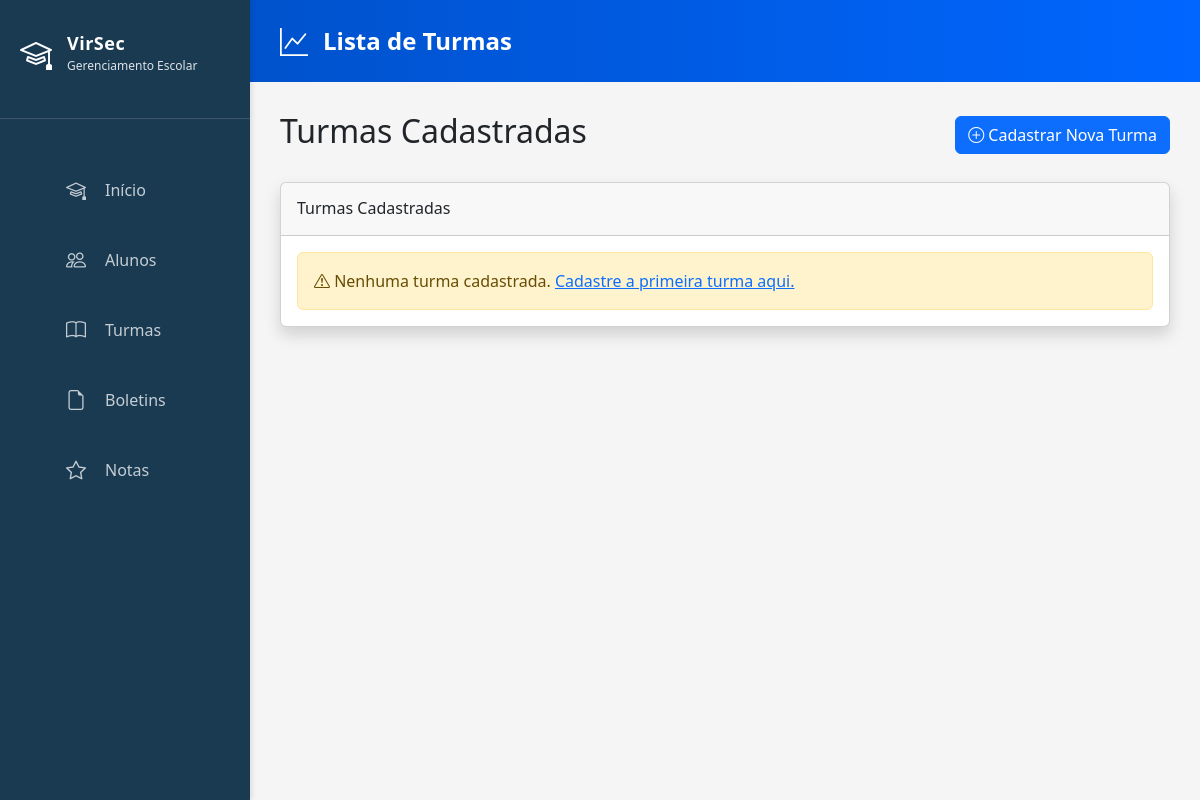
The app's page /turmas/lista/, older data.
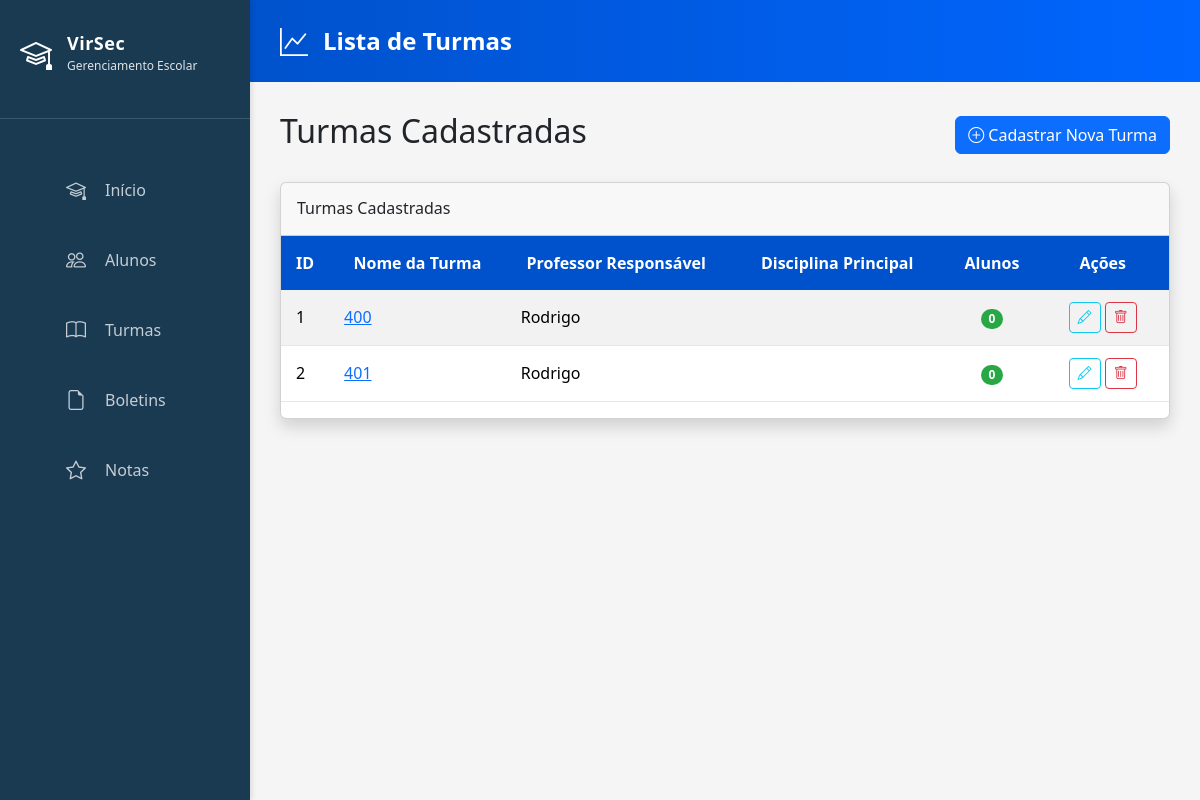
The same page, newer data.
### turmas/models.py (models this page shows, shortened)
class Turma(models.Model):
    nome = models.CharField(max_length=100, unique=True)
    descricao = models.TextField(blank=True, null=True)
    professor = models.ForeignKey('professores.Professor', on_delete=models.SET_NULL, null=True, blank=True,related_name='turmas')

### professores/models.py (models this page shows, shortened)
class Professor(models.Model):
    nome = models.CharField(max_length=100)
    email = models.EmailField(unique=True)

### turmas/views.py (the view)
# urls.py: path('lista/', TurmaListView.as_view(), name='turma_list'),
class TurmaListView(ListView):
    model = Turma
    template_name = 'turma_list.html'
    context_object_name = 'turmas'
    def get_queryset(self):
        queryset = Turma.objects.select_related('professor').annotate(
            num_alunos=Count('alunos') # 'alunos' é o related_name do ForeignKey em Aluno
        )
        return queryset

### turmas/templates/turma_list.html
{% extends "base.html" %}
{% load static %}
{% block header_title %}Lista de Turmas{% endblock header_title %}
{% block content %}
<div class="d-flex justify-content-between align-items-center mb-4">
    <h2>Turmas Cadastradas</h2>
    <a href="{% url 'turmas:turma_cadastrar' %}" class="btn btn-primary">
        <i class="bi bi-plus-circle"></i> Cadastrar Nova Turma
    </a>
</div>
<div class="card shadow mb-4">
    <div class="card-header py-3">
        <h6 class="m-0 font-weight-bold">Turmas Cadastradas</h6>
    </div>
    <div class="card-body p-0">
        <div class="table-responsive">
            {% if turmas %}
            <table class="table table-striped table-hover">
                <thead>
                    <tr>
                        <th style="width: 5%;">ID</th>
                        <th style="width: 20%;">Nome da Turma</th>
                        <th style="width: 25%;">Professor Responsável</th>
                        <th style="width: 25%;">Disciplina Principal</th>
                        <th style="width: 10%; text-align: center;">Alunos</th>
                        <th style="width: 15%; text-align: center;">Ações</th>
                    </tr>
                </thead>
                <tbody>
                    {% for turma in turmas %}
                    <tr>
                        <td>{{ turma.id }}</td>
                        <td>
                            <a href="{% url 'turmas:turma_detail' pk=turma.pk %}" class="text-primary font-weight-bold">
                                {{ turma.nome }}
                            </a>
                        </td>
                        <td>{{ turma.professor.nome }}</td>
                        <td>{{ turma.disciplina.nome }}</td>
                        <td style="text-align: center;">
                            <span class="badge bg-success rounded-pill">{{ turma.num_alunos }}</span>
                        </td>
                        <td style="text-align: center;">
                            <a href="{% url 'turmas:turma_editar' turma.pk %}" class="btn btn-sm btn-outline-info" title="Editar Turma">
                                <i class="bi bi-pencil"></i>
                            </a>
                            <a href="{% url 'turmas:turma_deletar' turma.pk %}" class="btn btn-sm btn-outline-danger" title="Excluir Turma">
                                <i class="bi bi-trash"></i>
                            </a>
                        </td>
                    </tr>
                    {% endfor %}
                </tbody>
            </table>
            {% else %}
            <div class="alert alert-warning m-3" role="alert">
                <i class="bi bi-exclamation-triangle"></i> Nenhuma turma cadastrada.
                <a href="{% url 'turmas:turma_cadastrar' %}">Cadastre a primeira turma aqui.</a>
            </div>
            {% endif %}
        </div>
    </div>
</div>
{% endblock content %}

### templates/base.html (shortened to what this page needs)
{% load static %}
<!DOCTYPE html>
<html lang="pt-br">
    <head>
        <link rel="stylesheet" href="{% static 'css/base.css' %}">
        <link href="https://cdn.jsdelivr.net/npm/bootstrap@5.3.3/dist/css/bootstrap.min.css" rel="stylesheet"
>
        <link rel="stylesheet" href="https://cdn.jsdelivr.net/npm/bootstrap-icons@1.11.3/font/bootstrap-icons.min.css">
    </head>
    <body>
        <div class="sidebar">
            <div class="sidebar-logo">
                <i class="bi bi-mortarboard"></i>
                <div class="sidebar-logo-text">
                    <h5>VirSec</h5>
                    <small>Gerenciamento Escolar</small>
                </div>
            </div>
            <ul class="sidebar-nav">
                <li><a href="{% url 'index' %}"><i class="bi bi-mortarboard"></i> Início</a></li>
                <li><a href="{% url 'alunos:aluno_list' %}"><i class="bi bi-people"></i> Alunos</a></li>
                <li><a href="{% url 'turmas:turma_list' %}"><i class="bi bi-book"></i> Turmas</a></li>
                <li><a href="#"><i class="bi bi-file-earmark"></i> Boletins</a></li>
                <li><a href="{% url 'notas:lancar_notas' %}"><i class="bi bi-star"></i> Notas</a></li>
            </ul>
        </div>
        <div id="content-wrapper">
            <div class="top-header">
                <i class="bi bi-graph-up"></i>
                <h1>{% block header_title %}Dashboard de Gerenciamento{% endblock header_title %}</h1>
            </div>
            <div class="main-content">
                {% block content %}
                {% endblock content %}
            </div>
        </div>
    </body>
</html>

### static/css/base.css (style rules this page uses)
* { margin: 0; padding: 0; box-sizing: border-box; }
body { background-color: #f5f5f5; font-family: 'Segoe UI', Tahoma, Geneva, Verdana, sans-serif; display: flex; }
.sidebar { background-color: #1a3a52; width: 250px; min-height: 100vh; position: fixed; left: 0; top: 0; padding: 30px 0; box-shadow: 2px 0 5px rgba(0, 0, 0, 0.1); overflow-y: auto; }
.sidebar-logo { display: flex; align-items: center; gap: 15px; color: white; padding: 0 20px 40px 20px; border-bottom: 1px solid rgba(255, 255, 255, 0.15); margin-bottom: 40px; }
.sidebar-logo i { font-size: 32px; }
.sidebar-logo-text { display: flex; flex-direction: column; }
.sidebar-logo-text h5 { margin: 0; font-size: 18px; font-weight: 700; letter-spacing: 0.5px; }
.sidebar-logo-text small { font-size: 12px; opacity: 0.85; margin-top: 2px; }
.sidebar-nav { list-style: none; }
.sidebar-nav li { margin: 0; }
.sidebar-nav a { display: flex; align-items: center; gap: 15px; color: rgba(255, 255, 255, 0.75); text-decoration: none; padding: 16px 20px; margin: 8px 10px; border-radius: 6px; transition: all 0.3s ease; font-size: 16px; border-left: 4px solid transparent; }
.sidebar-nav a i { font-size: 20px; width: 24px; }
#content-wrapper { margin-left: 250px; width: calc(100% - 250px); min-height: 100vh; display: flex; flex-direction: column; }
.top-header { background: linear-gradient(90deg, #0052cc 0%, #0066ff 100%); color: white; padding: 20px 30px; display: flex; align-items: center; gap: 15px; box-shadow: 0 2px 5px rgba(0, 0, 0, 0.1); }
.top-header i { font-size: 28px; }
.top-header h1 { margin: 0; font-size: 24px; font-weight: 700; }
.main-content { flex: 1; padding: 30px; background-color: #f5f5f5; }
.card { border: none; border-radius: 10px; box-shadow: 0 2px 8px rgba(0, 0, 0, 0.08); transition: all 0.3s ease; border-top: 4px solid #0052cc; }
.card-header { background-color: #0052cc; color: white; border: none; border-radius: 10px 10px 0 0; padding: 15px 20px; font-weight: 600; }
.table { border-collapse: collapse; margin-bottom: 0; }
.table thead th { background-color: #0052cc; color: white; border: none; padding: 15px; font-weight: 600; text-align: center; }
.table tbody td { padding: 12px 15px; border-bottom: 1px solid #e3e6f0; vertical-align: middle; }
.btn-primary { background-color: #0052cc; border-color: #0052cc; font-weight: 600; }
.badge { padding: 8px 12px; font-size: 12px; font-weight: 600; border-radius: 20px; }
.badge.bg-success { background-color: #28a745 !important; }
h1, h2, h3 { color: #1a3a52; font-weight: 700; }

Row changes from the older to the newer data that the page shows:
added Turma: id "1", nome "400", professor.nome "Rodrigo", num_alunos "0"
added Turma: id "2", nome "401", professor.nome "Rodrigo", num_alunos "0"
Text that changed along with them:
text no longer shown: "Nenhuma turma cadastrada. Cadastre a primeira turma aqui."
text now shown: "ID Nome da Turma Professor Responsável Disciplina Principal Alunos Ações"
